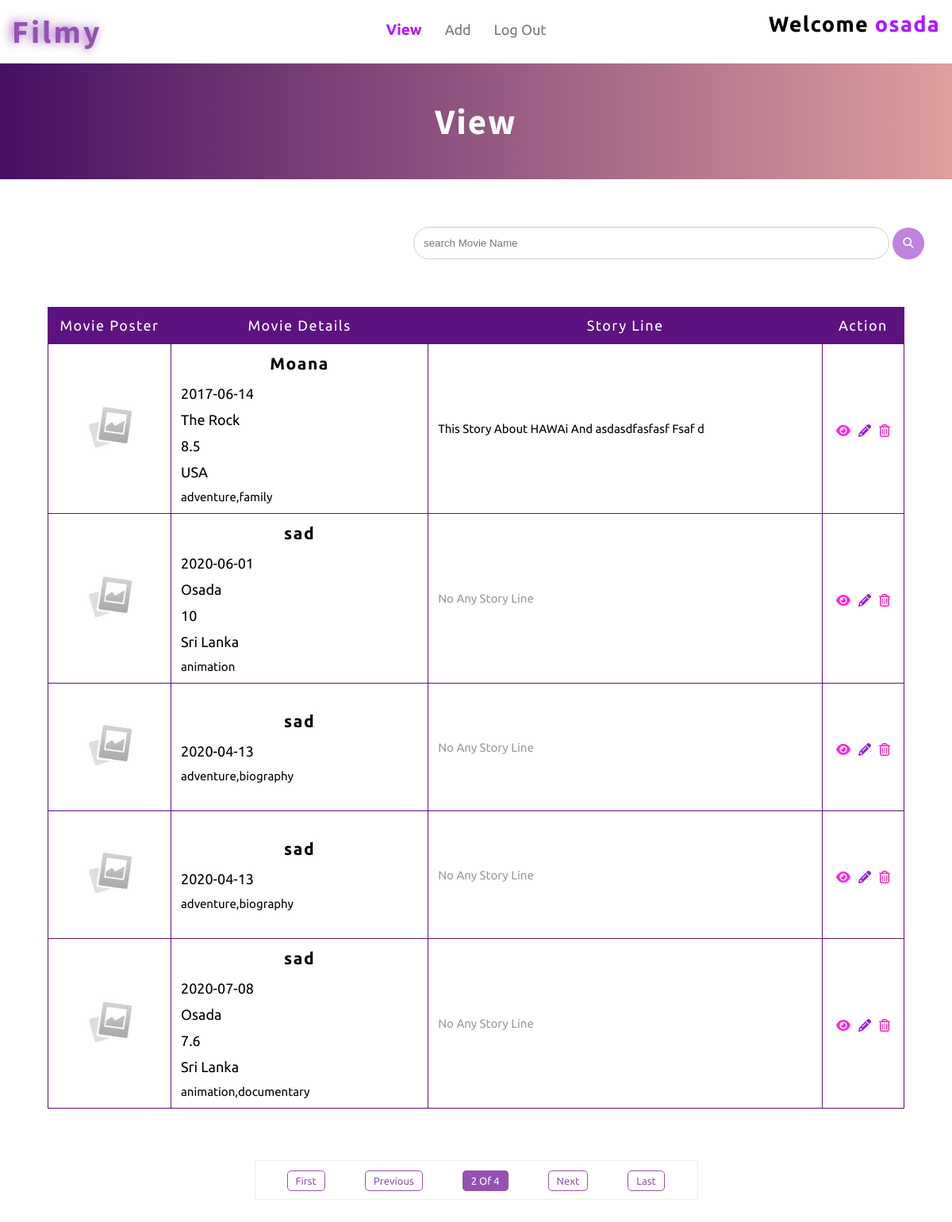
Page /admin/admin-index.php?p=2 (signed in) on the committed database.
### tables this page shows
CREATE TABLE IF NOT EXISTS `movie_details` (
  `movie_id` int(11) NOT NULL,
  `movie_name` varchar(100) NOT NULL,
  `release_date` date DEFAULT NULL,
  `director_name` varchar(200) DEFAULT NULL,
  `imdb_ratings` varchar(11) DEFAULT NULL,
  `movie_country` varchar(100) DEFAULT NULL,
  `movie_language` varchar(100) DEFAULT NULL,
  `genre` varchar(255) DEFAULT NULL,
  `production_cost` varchar(255) DEFAULT NULL,
  `trailer_url` varchar(2000) DEFAULT NULL,
  `720b` varchar(200) DEFAULT NULL,
  `1080b` varchar(200) DEFAULT NULL,
  `2160b` varchar(200) DEFAULT NULL,
  `720w` varchar(200) DEFAULT NULL,
  `1080w` varchar(200) DEFAULT NULL,
  PRIMARY KEY (`movie_id`)
);

CREATE TABLE IF NOT EXISTS `story_line` (
  `movie_id` int(11) NOT NULL AUTO_INCREMENT,
  `movie_name` varchar(100) NOT NULL,
  `story_line` varchar(5000) NOT NULL,
  PRIMARY KEY (`movie_id`)
);

### admin/admin-index.php (the view, shortened to what this page needs)
<?php require_once("../inc/connection.php"); ?>
<?php
	if(isset($_SESSION['admin_name'])){
		$admin_name = $_SESSION['admin_name'];
	}
	else if(isset($_COOKIE['username'])){
		$admin_name = $_COOKIE['username'];
	}
	$movie_details_table= "";
	if (!isset($_GET['search'])) {
		$pagi_query ="SELECT count(movie_id) AS movie_id FROM movie_details";
		$pagi = mysqli_query($connection ,$pagi_query);
		$of = mysqli_fetch_assoc($pagi);
		$total_number_of = $of['movie_id'];
		$rows_per_page = 5;
		if (isset($_GET['p'])) {
			$page_number=$_GET['p'];
		}
		else{
			$page_number = 1;
		}
		$start = ($page_number-1)*$rows_per_page;
		$first = "<a href='admin-index.php?p=1'>First</a>";
		$last_page = ceil($total_number_of/$rows_per_page);
		$last = "<a href ='admin-index.php?p={$last_page}'>Last</a>";
		if ($page_number>=$last_page) {
			$last = "<a>Last</a>";
			$next = "<a>Next</a>";
		}
		else{
			$next_page = $page_number+1;
			$next ="<a href = 'admin-index.php?p={$next_page}'>Next</a>";
		}
		if($page_number==1){
			$first = "<a>First</a>";
			$previous = "<a>Previous</a>";
		}
		else{
			$previous_page =$page_number-1;
			$previous = "<a href = 'admin-index.php?p={$previous_page}'>Previous</a>";
		}
	 		$page_nav = "<ul>";
		 	$page_nav .= "<li>" . $first . "</li>";
		 	$page_nav .= "<li>" . $previous . "</li>";
		 	$page_nav .="<li>" . $page_number . " Of " . $last_page . "</li>";
		 	$page_nav .= "<li>" . $next . "</li>";
		 	$page_nav .= "<li>" . $last . "</li>";
		 	$page_nav .= "</ul>";
		$query = "SELECT * FROM movie_details ORDER BY movie_id DESC LIMIT {$start},{$rows_per_page}";
		$result_set = mysqli_query($connection,$query);
		if ($result_set) {
				$movie_details_table .= '<table border="1">';
				$movie_details_table .= '<tr>';
				$movie_details_table .= '<th>Movie Poster</th> <th>Movie Details</th> <th>Story Line</th> <th>Action</th>';
				$movie_details_table .= '</tr> </thead> <tbody>';
			while($result_mv = mysqli_fetch_assoc($result_set)){
				$movie_id = $result_mv['movie_id'];
				$movie_name = $result_mv['movie_name'];
				$relese_date= $result_mv['release_date'];
				$director_name= $result_mv['director_name'];
				$imdb= $result_mv['imdb_ratings'];
				$movie_country= $result_mv['movie_country'];
				$genre = $result_mv['genre'];
				$quuer_4to = "SELECT * FROM movie_cover_poster WHERE movie_id = {$movie_id}";
				$result_4to = mysqli_query($connection, $quuer_4to);
				$movie_details_table .= "<tr>";
				if($result_4to){
					$movie_pos = mysqli_fetch_assoc($result_4to);
					if ($movie_pos['movie_poster'] == 1) {
						if($movie_pos["movie_poster_name"] != null){
							$movie_details_table .= "<td><img src='../img/uploaded_new_file/movie_poster/" .$movie_pos["movie_poster_name"] . "'></td>";
						}
						else{
							$movie_details_table .= "<td><img src='../img/uploaded_new_file/d_cover.jpg'></td>";
						}
					}
					else{
						$movie_details_table .= "<td><img src='../img/uploaded_new_file/d_cover.jpg'></td>";
					}
				}
				else{
					echo "<script>";
						echo "alert('Something Wrong!! Please Try Again.')";
					echo "</script>";
				}
				$movie_details_table .= "<td>";
				$movie_details_table .= "<h1>" .  $movie_name . "</h1>";
				$movie_details_table .= "<h2>" . $relese_date . "</h2>";
				$movie_details_table .= "<h2>" . $director_name . "</h2>";
				$movie_details_table .= "<h2>" . $imdb . "</h2>";
				$movie_details_table .= "<h2>" . $movie_country . "</h2>";
				$movie_details_table .= "<h4>" . $genre . "</h4>";
				$movie_details_table .= "</td>";
				$query_story = "SELECT story_line FROM story_line WHERE movie_id = {$movie_id}";
				$story_result = mysqli_query($connection , $query_story);
				if ($story_result) {
					$movie_st = mysqli_fetch_assoc($story_result);
					if ($movie_st['story_line'] !=null) {
						$movie_details_table .= "<td><p>" . substr($movie_st['story_line'],0, 200) . "</p></td>";
					}
					else{
						$movie_details_table .= "<td><p style = 'color:#a09999;'>No Any Story Line</p></td>";
					}
				}
				$movie_details_table .= "<td>";
				$movie_details_table .= "<button><a href=../view-filmy.php?m-id=" . $movie_id . "&admin=true><i class='fas fa-eye'></a></i></button>";
				$movie_details_table .= "<button><a href=admin-edit-mv.php?m_id=" . $movie_id . "><i class='fas fa-pencil-alt'></a></i></button>";
				$movie_details_table .= "<button><a href=admin-delete.php?m_id=" . $movie_id . "&admin=true><i class='far fa-trash-alt'></a></i></button>";
				$movie_details_table .="</td>";
				$movie_details_table .="</tr>";
			}
		}
	}
?>
<!DOCTYPE html>
<html lang="en">
<head>
	<link rel="stylesheet" href="../css/admin/admin-index.css">
	<link rel="stylesheet" href="../css/media-css/admin-media/admin-index-media.css">
</head>
<body>
	<header>
		<div class="header_column">
			<div class="header_logo">
				<h1>Filmy</h1>
			</div>
		</div>
		<div class="header_column">
			<div class="header_navi">
				<ul>
					<li class="active"><a href="admin-index.php">View</a></li>
					<li><a href="admin-add.php">Add</a></li>
					<li><a href="admin-logout.php">Log Out</a></li>
				</ul>
			</div>
		</div>
		<div class="header_column">
			<div class="heder_admin">
				<h2>Welcome <span><?php echo $admin_name; ?></span></h2>
			</div>
		</div>
	</header>
	<section class="top">
		<div class="top_main_row">
			<h1>View</h1>
		</div>
	</section>
	<section class="main_view">
		<div class="filter_search">
			<form action="admin-index.php" method="GET">
				<input type="search" name="search" placeholder="search Movie Name">
				<button type="submit"><i class='fas fa-search'></i></button>
			</form>
		</div>
		<div class="movie_main_table">
						<?php echo $movie_details_table;
						?>
				</tbody>
			</table>
		</div>
	</section>
	<Section class="pagination">
			<?php if($total_number_of > 1){
				echo '<div class="main_pgi_col">';
				echo $page_nav;
				echo '</div>';
			} ?>
	</Section>
</body>
</html>

### css/admin/admin-index.css (style rules this page uses)
* { margin: 0; padding: 0; box-sizing: border-box; }
header { position: relative; display: flex; justify-content: space-around; }
header .header_column { padding: 15px; flex:1; }
header .header_column:first-child { font-family: 'Source Sans Pro', sans-serif; letter-spacing: 3px; font-size: 20px; color: #9352b3; text-shadow: -3px 0px 13px #9352b3; }
header .header_column:nth-child(2) ul { text-align: center; line-height: 45px; }
header .header_column:nth-child(2) .header_navi ul li { display: inline; list-style: none; margin-right: 25px; }
header .header_column:nth-child(2) .header_navi ul li a { font-family: "Ubuntu", sans-serif; text-decoration: none; font-size: 18px; transition: 0.3s; color: #777; }
header .header_column:nth-child(2) .header_navi ul .active a { color: #b217ff; font-weight: 600; font-size: 19px; }
header .header_column:nth-child(3) { text-align: right; font-family: "Ubuntu", sans-serif; font-size: 18px; letter-spacing: 1.3px; }
header .header_column:nth-child(3) span { color: #b217ff; }
.top { overflow: auto; background-image:linear-gradient(to right,#460f62,#a9020261); background-position: center; background-repeat: no-repeat; -webkit-background-size: cover; background-size: cover; display: flex; justify-content: center; align-items: center; }
.top .top_main_row { text-align: center; padding: 45px; color: #fff; letter-spacing: 2px; font-size: 30px; font-family: 'Source Sans Pro', sans-serif; }
.main_view .filter_search { position: relative; margin: 25px 0; width: 100%; padding: 35px; display: flex; justify-content: flex-end; }
.main_view .filter_search input { position: relative; width: 600px; padding: 12px; border-radius: 30px; outline: none; border: 1px solid #cecccc; }
.main_view .filter_search button { width: 40px; height: 40px; padding: 5px; border: none; border-radius: 50%; cursor: pointer; outline: none; color: #fff; background-color: #c182e0; }
.main_view .movie_main_table { width: 1200px; margin: 20px auto 35px; }
.main_view .movie_main_table h1 { text-align: center; font-family:"Ubuntu",sans-serif; letter-spacing: 1.5px; }
.main_view .movie_main_table table { border-collapse: collapse; border-color: #5c1281; font-family: "Ubuntu",sans-serif; font-size: 25px; }
.main_view .movie_main_table table th { padding: 12px 5px; background-color: #5c1281; white-space: nowrap; letter-spacing: 1.5px; font-size: 18px; font-weight: normal; color: #fff; }
.main_view .movie_main_table table tr td { padding: 12px; white-space: nowrap; }
.main_view .movie_main_table table tr td img { width: 130px; border-radius: 3px; }
.main_view .movie_main_table table tr td h1 { font-size: 21px; letter-spacing: 1.5px; margin-bottom: 15px; }
.main_view .movie_main_table table tr td h2 { font-weight: normal; font-size: 18px; margin-bottom: 12px; }
.main_view .movie_main_table table tr td h4 { font-size: 15px; font-weight: normal; }
.main_view .movie_main_table table tr td p { white-space: normal; font-weight: normal; font-size: 15px; }
.main_view .movie_main_table table tr td button { margin: 0 5px; background: none; border: none; outline: none; cursor: pointer; font-size: 16px; color: #9819d8; }
.main_view .movie_main_table table tr td button:first-child a { color: #ff24e4; }
.main_view .movie_main_table table tr td button:nth-child(2) a { color: #9819d8; }
.main_view .movie_main_table table tr td button:last-child a { color: #ff24b2; }
.main_view .movie_main_table table tr td:nth-child(2) { width: 356px; }
.main_view .movie_main_table table tr td:nth-child(3) { width: 585px; }
.pagination { padding: 30px; font-family: "Ubuntu" ,sans-serif; }
.pagination .main_pgi_col { width: 559px; margin: 0 auto; padding: 15px; border: 1px solid #eee; }
.pagination .main_pgi_col ul li { display: inline; list-style: none; margin: 0 25px; text-align: center; padding: 5px 10px; border-radius: 5px; font-size: 13px; border: 1px solid #9352b3; transition: 0.4s; }
.pagination .main_pgi_col ul li:nth-child(3) { background-color: #9352b3; color: #fff; }
.pagination .main_pgi_col ul li a { cursor: pointer; text-decoration: none; color: #9352b3; transition: 0.4s; }

### css/media-css/admin-media/admin-index-media.css (style rules this page uses)
@media screen and (max-width: 1200px) { .main_view .movie_main_table { width: 90%; } }

### rows in the picture
movie_details: movie_name "Moana", release_date "2017-06-14", director_name "The Rock", imdb_ratings "8.5", movie_country "USA", genre "adventure,family"
story_line: story_line "This Story About HAWAi And asdasdfasfasf Fsaf d"
movie_details: movie_name "sad", release_date "2020-06-01", director_name "Osada", imdb_ratings "10", movie_country "Sri Lanka", genre "animation"
movie_details: movie_name "sad", release_date "2020-04-13", genre "adventure,biography"
movie_details: movie_name "sad", release_date "2020-04-13", genre "adventure,biography"
movie_details: movie_name "sad", release_date "2020-07-08", director_name "Osada", imdb_ratings "7.6", movie_country "Sri Lanka", genre "animation,documentary"

### other values in the picture
$admin_name "osada"
$page_number "2"
$last_page "4"
